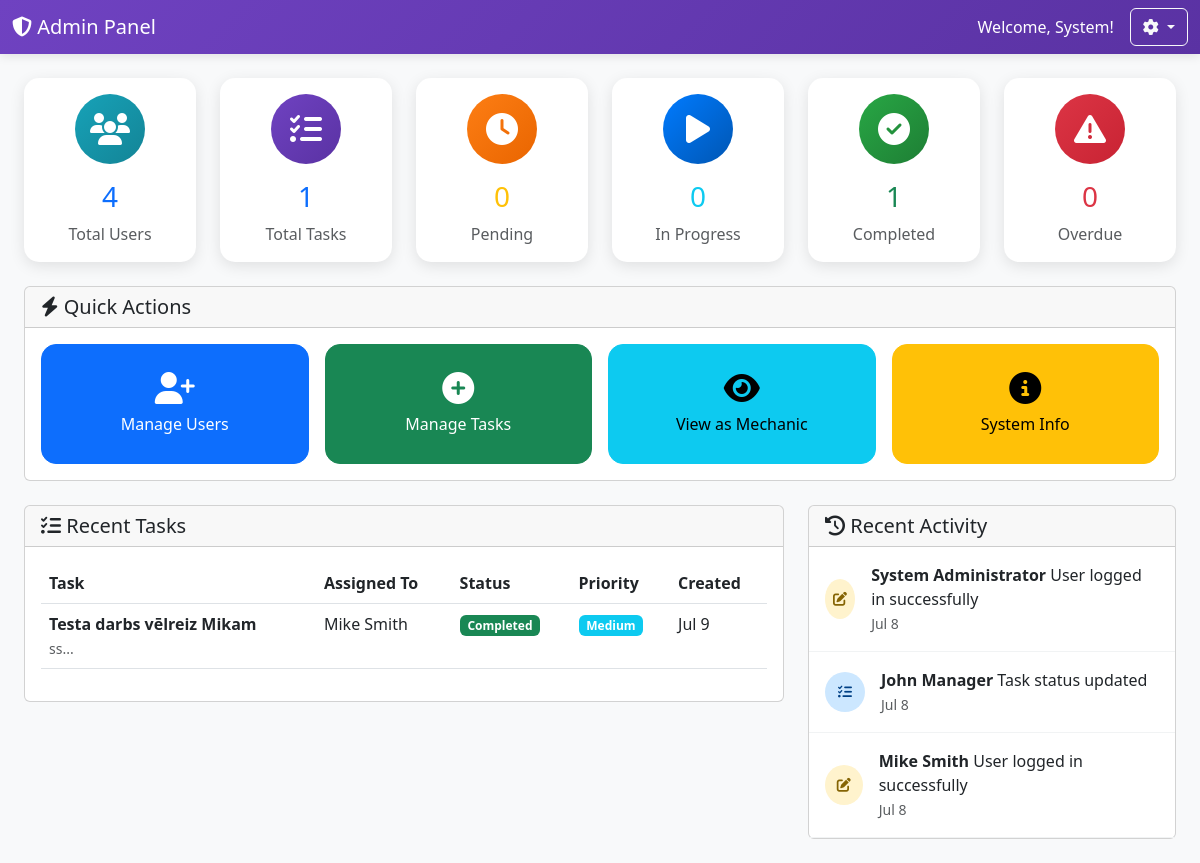
/admin/dashboard.php (signed in), run on an earlier commit of the app's database.
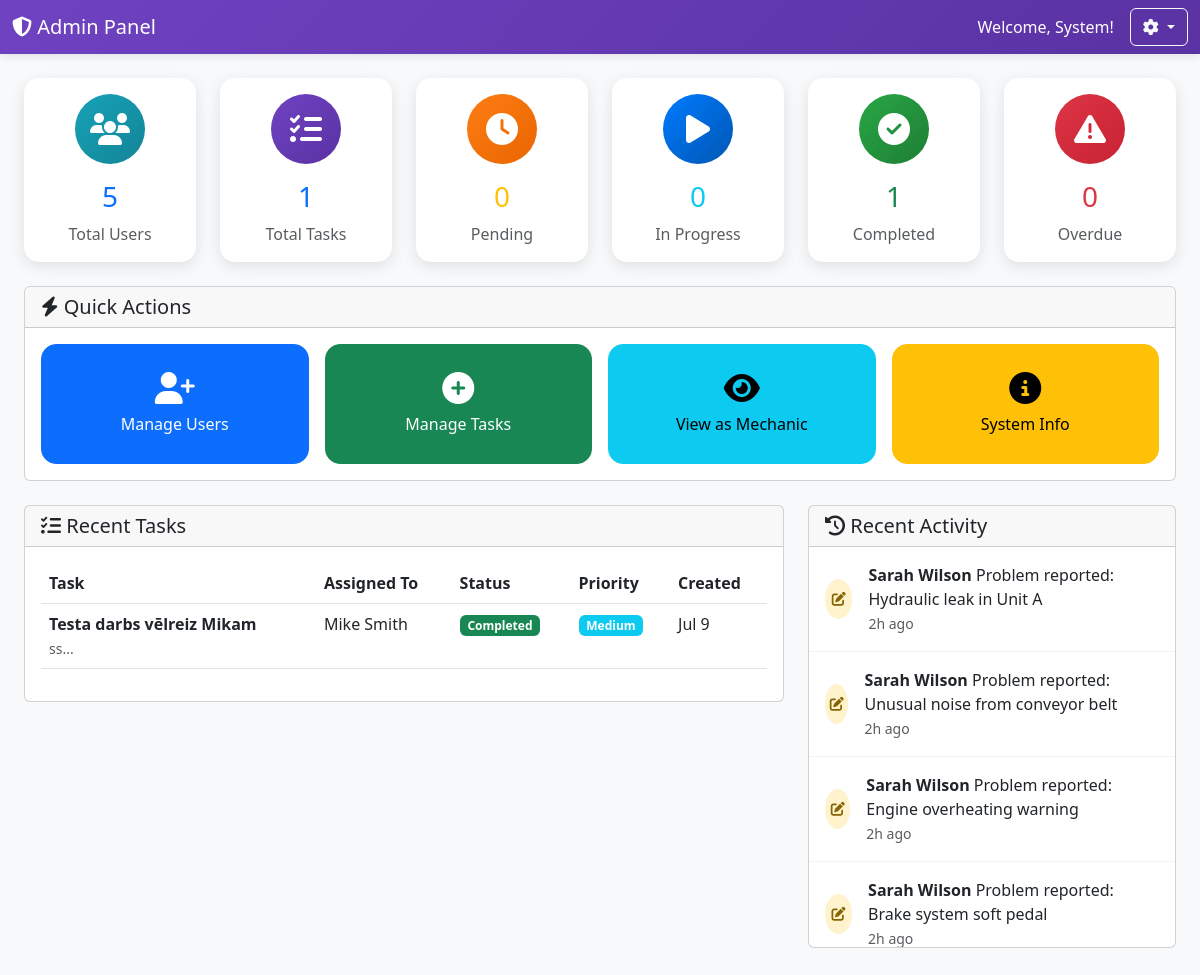
And on a later commit of the database.
### tables this page shows
CREATE TABLE `users` (
  `id` int(11) NOT NULL AUTO_INCREMENT,
  `username` varchar(50) NOT NULL,
  `email` varchar(100) NOT NULL,
  `password` varchar(255) NOT NULL,
  `first_name` varchar(50) NOT NULL,
  `last_name` varchar(50) NOT NULL,
  `role` enum('admin','manager','mechanic','operator') NOT NULL DEFAULT 'mechanic',
  `phone` varchar(20) DEFAULT NULL,
  `department` varchar(100) DEFAULT NULL,
  `is_active` tinyint(1) NOT NULL DEFAULT 1,
  `last_login` timestamp NULL DEFAULT NULL,
  `created_at` timestamp NOT NULL DEFAULT current_timestamp(),
  `updated_at` timestamp NOT NULL DEFAULT current_timestamp() ON UPDATE current_timestamp(),
  `profile_image` varchar(255) DEFAULT NULL,
  `preferences` longtext DEFAULT NULL CHECK (json_valid(`preferences`)),
  PRIMARY KEY (`id`),
  UNIQUE KEY `username` (`username`),
  UNIQUE KEY `email` (`email`),
  KEY `idx_role` (`role`),
  KEY `idx_email` (`email`),
  KEY `idx_active` (`is_active`)
);

CREATE TABLE `tasks` (
  `id` int(11) NOT NULL AUTO_INCREMENT,
  `title` varchar(200) NOT NULL,
  `description` text DEFAULT NULL,
  `priority` enum('low','medium','high','urgent') NOT NULL DEFAULT 'medium',
  `status` enum('pending','in_progress','completed','cancelled','on_hold') NOT NULL DEFAULT 'pending',
  `assigned_to` int(11) NOT NULL,
  `assigned_by` int(11) NOT NULL,
  `category` varchar(100) DEFAULT NULL,
  `location` varchar(200) DEFAULT NULL,
  `equipment` varchar(200) DEFAULT NULL,
  `estimated_hours` decimal(5,2) DEFAULT NULL,
  `actual_hours` decimal(5,2) DEFAULT NULL,
  `start_date` timestamp NULL DEFAULT NULL,
  `due_date` timestamp NULL DEFAULT NULL,
  `completed_date` timestamp NULL DEFAULT NULL,
  `progress_percentage` int(3) NOT NULL DEFAULT 0,
  `notes` text DEFAULT NULL,
  `created_at` timestamp NOT NULL DEFAULT current_timestamp(),
  `updated_at` timestamp NOT NULL DEFAULT current_timestamp() ON UPDATE current_timestamp(),
  `attachments` longtext DEFAULT NULL CHECK (json_valid(`attachments`)),
  `tags` varchar(500) DEFAULT NULL,
  PRIMARY KEY (`id`),
  KEY `idx_assigned_to` (`assigned_to`),
  KEY `idx_assigned_by` (`assigned_by`),
  KEY `idx_status` (`status`),
  KEY `idx_priority` (`priority`),
  KEY `idx_due_date` (`due_date`),
  KEY `idx_tasks_status_priority` (`status`,`priority`),
  KEY `idx_tasks_assigned_status` (`assigned_to`,`status`),
  CONSTRAINT `fk_task_assigned_by` FOREIGN KEY (`assigned_by`) REFERENCES `users` (`id`) ON DELETE CASCADE,
  CONSTRAINT `fk_task_assigned_to` FOREIGN KEY (`assigned_to`) REFERENCES `users` (`id`) ON DELETE CASCADE
);

CREATE TABLE `activity_logs` (
  `id` int(11) NOT NULL AUTO_INCREMENT,
  `user_id` int(11) DEFAULT NULL,
  `action` varchar(100) NOT NULL,
  `table_name` varchar(50) DEFAULT NULL,
  `record_id` int(11) DEFAULT NULL,
  `old_values` longtext DEFAULT NULL CHECK (json_valid(`old_values`)),
  `new_values` longtext DEFAULT NULL CHECK (json_valid(`new_values`)),
  `ip_address` varchar(45) DEFAULT NULL,
  `user_agent` varchar(500) DEFAULT NULL,
  `created_at` timestamp NOT NULL DEFAULT current_timestamp(),
  PRIMARY KEY (`id`),
  KEY `idx_user_id` (`user_id`),
  KEY `idx_action` (`action`),
  KEY `idx_created_at` (`created_at`),
  CONSTRAINT `fk_activity_user` FOREIGN KEY (`user_id`) REFERENCES `users` (`id`) ON DELETE SET NULL
);

### config/database.php (called while the page is built, shortened)
<?php
class Database {
    private static $instance = null;
    private $connection;
    private function __construct() {
        try {
            $dsn = "mysql:host=" . DB_HOST . ";dbname=" . DB_NAME . ";charset=" . DB_CHARSET;
            $this->connection = new PDO($dsn, DB_USER, DB_PASS, [
                PDO::ATTR_ERRMODE => PDO::ERRMODE_EXCEPTION,
                PDO::ATTR_DEFAULT_FETCH_MODE => PDO::FETCH_ASSOC,
                PDO::ATTR_EMULATE_PREPARES => false
            ]);
            $this->connection->exec("SET time_zone = '+02:00'");
        } catch (PDOException $e) {
            error_log("Database connection failed: " . $e->getMessage());
            die("Database connection failed. Please check configuration.");
        }
    }
    public static function getInstance() {
        if (self::$instance === null) {
            self::$instance = new self();
        }
        return self::$instance;
    }
    public function query($sql, $params = []) {
        try {
            $stmt = $this->connection->prepare($sql);
            $stmt->execute($params);
            return $stmt;
        } catch (PDOException $e) {
            error_log("Database query error: " . $e->getMessage());
            throw new Exception("Database query failed");
        }
    }
    public function fetch($sql, $params = []) {
        return $this->query($sql, $params)->fetch();
    }
    public function fetchAll($sql, $params = []) {
        return $this->query($sql, $params)->fetchAll();
    }
}
?>

### config/config.php (called while the page is built, shortened)
<?php
require_once ROOT_PATH . '/config/database.php';
if (!function_exists('timeAgo')) {
    function timeAgo($datetime) {
        $time = time() - strtotime($datetime);
        if ($time < 86400) return floor($time / 3600) . 'h ago';
        return date('M j', strtotime($datetime));
    }
}
?>

### admin/dashboard.php (the view, shortened to what the rows shown need)
<?php
require_once '../config/config.php';
$db = Database::getInstance();
$user_id = $_SESSION['user_id'];
$admin = $db->fetch("SELECT * FROM users WHERE id = ?", [$user_id]);
try {
    $recent_activities = $db->fetchAll(
        "SELECT al.*, u.first_name, u.last_name
         FROM activity_logs al
         LEFT JOIN users u ON al.user_id = u.id
         ORDER BY al.created_at DESC
         LIMIT 10"
    );
} catch (Exception $e) {
    error_log("Admin dashboard activities error: " . $e->getMessage());
    $recent_activities = [];
}
try {
    $recent_tasks = $db->fetchAll(
        "SELECT t.*,
                ua.first_name as assigned_to_name, ua.last_name as assigned_to_lastname,
                ub.first_name as assigned_by_name, ub.last_name as assigned_by_lastname
         FROM tasks t
         LEFT JOIN users ua ON t.assigned_to = ua.id
         LEFT JOIN users ub ON t.assigned_by = ub.id
         ORDER BY t.created_at DESC
         LIMIT 10"
    );
} catch (Exception $e) {
    error_log("Admin dashboard tasks error: " . $e->getMessage());
    $recent_tasks = [];
}
?>
<!DOCTYPE html>
<html lang="en">
<head>
    <link href="https://cdnjs.cloudflare.com/ajax/libs/bootstrap/5.3.0/css/bootstrap.min.css" rel="stylesheet">
    <link href="https://cdnjs.cloudflare.com/ajax/libs/font-awesome/6.4.0/css/all.min.css" rel="stylesheet">
</head>
<body>
    <nav class="navbar navbar-dark admin-navbar">
        <div class="container-fluid">
            <div class="d-flex align-items-center">
                <span class="me-3">Welcome, <?php echo htmlspecialchars($admin['first_name']); ?>!</span>
                <div class="dropdown">
                    <button class="btn btn-outline-light dropdown-toggle" type="button" data-bs-toggle="dropdown">
                    </button>
                </div>
            </div>
        </div>
    </nav>
    <div class="container-fluid p-4">
        <div class="row">
            <div class="col-lg-8">
                <div class="card">
                    <div class="card-body">
                        <?php if (empty($recent_tasks)): ?>
                        <div class="text-center py-4">
                            <i class="fas fa-tasks fa-3x text-muted mb-3"></i>
                            <h6>No tasks found</h6>
                            <p class="text-muted">Create some tasks to see them here</p>
                        </div>
                        <?php else: ?>
                        <div class="table-responsive">
                            <table class="table table-hover">
                                <thead>
                                    <tr>
                                        <th>Task</th>
                                        <th>Assigned To</th>
                                        <th>Status</th>
                                        <th>Priority</th>
                                        <th>Created</th>
                                    </tr>
                                </thead>
                                <tbody>
                                    <?php foreach ($recent_tasks as $task): ?>
                                    <tr>
                                        <td>
                                            <strong><?php echo htmlspecialchars($task['title']); ?></strong>
                                            <?php if ($task['description']): ?>
                                            <br><small class="text-muted"><?php echo htmlspecialchars(substr($task['description'], 0, 50)); ?>...</small>
                                            <?php endif; ?>
                                        </td>
                                        <td><?php echo htmlspecialchars(($task['assigned_to_name'] ?? '') . ' ' . ($task['assigned_to_lastname'] ?? '')); ?></td>
                                        <td>
                                            <span class="badge bg-<?php echo $task['status'] === 'completed' ? 'success' : ($task['status'] === 'in_progress' ? 'primary' : 'secondary'); ?>">
                                                <?php echo ucfirst(str_replace('_', ' ', $task['status'])); ?>
                                            </span>
                                        </td>
                                        <td>
                                            <span class="badge bg-<?php echo $task['priority'] === 'urgent' ? 'danger' : ($task['priority'] === 'high' ? 'warning' : 'info'); ?>">
                                                <?php echo ucfirst($task['priority']); ?>
                                            </span>
                                        </td>
                                        <td><?php echo date('M j', strtotime($task['created_at'])); ?></td>
                                    </tr>
                                    <?php endforeach; ?>
                                </tbody>
                            </table>
                        </div>
                        <?php endif; ?>
                    </div>
                </div>
            </div>
            <div class="col-lg-4">
                <div class="card">
                    <div class="card-body p-0" style="max-height: 400px; overflow-y: auto;">
                        <?php if (empty($recent_activities)): ?>
                        <div class="text-center py-4">
                            <i class="fas fa-clock fa-2x text-muted mb-3"></i>
                            <p class="text-muted">No recent activity</p>
                        </div>
                        <?php else: ?>
                        <?php foreach ($recent_activities as $activity): ?>
                        <div class="activity-item d-flex align-items-center">
                            <div class="activity-icon <?php echo getActivityClass($activity['action']); ?>">
                                <i class="fas fa-<?php echo getActivityIcon($activity['action']); ?>"></i>
                            </div>
                            <div class="flex-grow-1">
                                <div class="activity-content">
                                    <strong><?php echo $activity['first_name'] ? htmlspecialchars($activity['first_name'] . ' ' . $activity['last_name']) : 'System'; ?></strong>
                                    <?php echo htmlspecialchars($activity['action']); ?>
                                </div>
                                <small class="text-muted"><?php echo timeAgo($activity['created_at']); ?></small>
                            </div>
                        </div>
                        <?php endforeach; ?>
                        <?php endif; ?>
                    </div>
                </div>
            </div>
        </div>
    </div>
</body>
</html>
<?php
function getActivityClass($action) {
    if (strpos(strtolower($action), 'task') !== false) return 'task';
    return 'update';
}
function getActivityIcon($action) {
    if (strpos(strtolower($action), 'task') !== false) return 'tasks';
    return 'edit';
}
?>

What changed in the data, as far as the page shows it:
no longer on this page (row unchanged): activity_logs: user.last_name "System Administrator", action "User logged in successfully", created_at "Jul 8"
no longer on this page (row unchanged): activity_logs: user.last_name "John Manager", action "Task status updated", created_at "Jul 8"
no longer on this page (row unchanged): activity_logs: user.last_name "Mike Smith", action "User logged in successfully", created_at "Jul 8"
added activity_logs: user.last_name "Sarah Wilson", action "Problem reported: Hydraulic leak in Unit A", created_at "2h ago"
added activity_logs: user.last_name "Sarah Wilson", action "Problem reported: Unusual noise from conveyor belt", created_at "2h ago"
added activity_logs: user.last_name "Sarah Wilson", action "Problem reported: Engine overheating warning", created_at "2h ago"
added activity_logs: user.last_name "Sarah Wilson", action "Problem reported: Brake system soft pedal", created_at "2h ago"
Also different on the page:
$stats['total_users']: "4" → "5"
